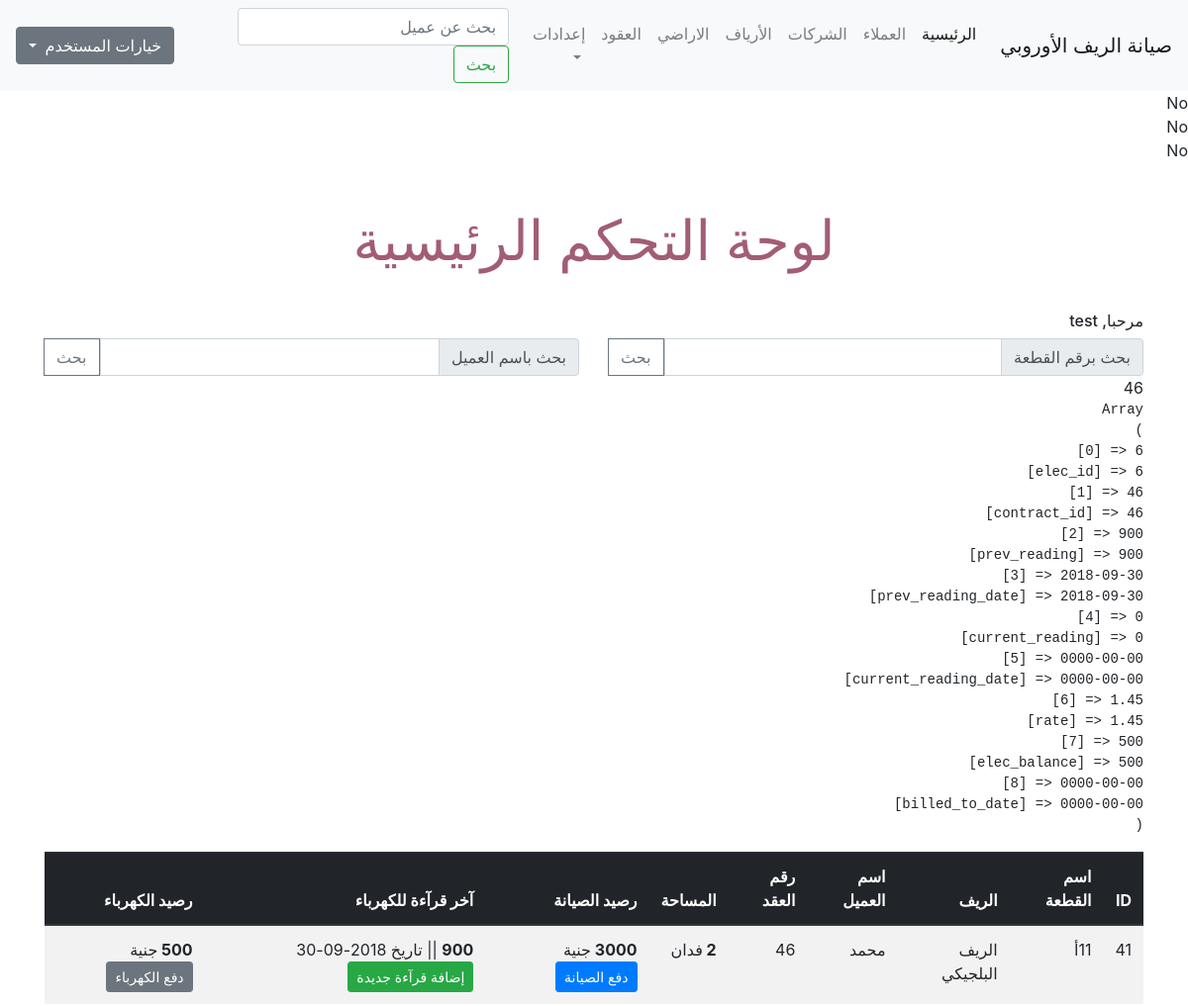
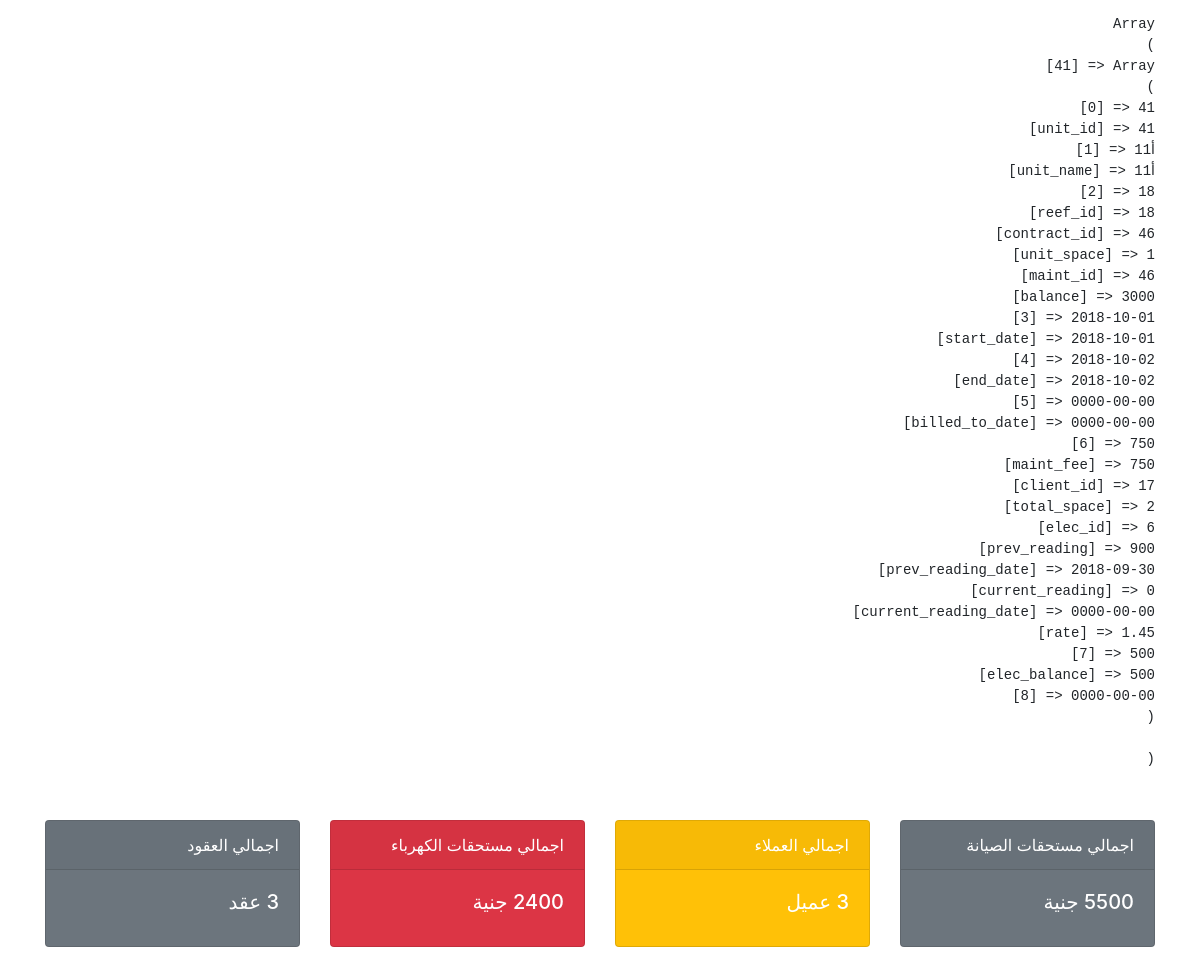
The app's page /dashboard.php?unit=11أ (signed in) with its own data (2 pictures, top to bottom).
### tables this page shows
CREATE TABLE `maint` (
  `maint_id` int(11) NOT NULL,
  `contract_id` int(11) NOT NULL,
  `balance` int(255) NOT NULL,
  `start_date` date NOT NULL,
  `end_date` date NOT NULL,
  `billed_to_date` date NOT NULL,
  `maint_fee` int(11) NOT NULL DEFAULT '750'
);

CREATE TABLE `units` (
  `unit_id` int(11) NOT NULL,
  `unit_name` varchar(50) NOT NULL,
  `reef_id` int(11) NOT NULL
);

CREATE TABLE `contract_units` (
  `contract_id` int(11) NOT NULL,
  `unit_id` int(11) NOT NULL,
  `unit_space` double NOT NULL
);

CREATE TABLE `reefs` (
  `reef_id` int(11) NOT NULL,
  `company_id` int(11) NOT NULL,
  `reef_name` varchar(100) NOT NULL
);

CREATE TABLE `clients` (
  `client_id` int(11) NOT NULL,
  `client_name` varchar(200) NOT NULL,
  `phone` varchar(20) NOT NULL,
  `email` varchar(200) NOT NULL,
  `address` varchar(255) NOT NULL
);

### dashboard.php (the view, shortened to what this page needs)
<?php
    if(isset($_SESSION['username'])) {
        include 'init.php';
        include $tbl . 'header.php';
        ?>
        <div class="container">
            <h1 class="page-title text-center"> لوحة التحكم الرئيسية </h1>
            <h6> مرحبا,  <?php echo $_SESSION['username']; ?></h6>
            <div class="row">
                <div class="col-6">
                    <form class="" action="<?php $_SERVER['PHP_SELF'] ?>" method="GET">
                        <div class="input-group">
                            <div class="input-group-prepend">
                                <span class="input-group-text">بحث برقم القطعة</span>
                            </div>
                            <input type="text" aria-label="رقم القطعة" name="unit" class="form-control">
                            <div class="input-group-prepend">
                                <input type="submit" class="btn btn-outline-secondary" value="بحث"/>
                            </div>
                        </div>
                    </form>
                </div>
                <div class="col-6">
                    <form class="" action="<?php $_SERVER['PHP_SELF'] ?>" method="GET">
                        <div class="input-group">
                                <div class="input-group-prepend">
                                    <span class="input-group-text">بحث  باسم العميل</span>
                                </div>
                                <input type="text" aria-label="رقم القطعة" name="client" class="form-control">
                                <div class="input-group-prepend">
                                    <input type="submit" class="btn btn-outline-secondary" value="بحث"/>
                                </div>
                        </div>
                    </form>
                </div>
            </div>
        <?php
        if (isset($_GET['unit'])) {
            $unit = $_GET['unit'];
            $stmt = $db->prepare('SELECT * FROM units WHERE unit_name like ? OR unit_id like ?');
            $stmt->execute(array('%' . $unit . '%' , '%' . $unit . '%' ));
            $data = $stmt->fetchAll();
            $conUnits = array();
            foreach ($data as $u) {
                $stmt = $db->prepare('SELECT * FROM contract_units WHERE unit_id = ?');
                $stmt->execute(array($u['unit_id']));
                $count = $stmt->rowCount();
                if ($count > 0) {
                    $filteredData = $stmt->fetch();
                    $stmt = $db->prepare('SELECT * FROM maint WHERE contract_id = ?');
                    $stmt->execute(array($filteredData['contract_id']));
                    $row = $stmt->fetch();
                    $stmtClient = $db->prepare('SELECT contract_id,client_id,total_space FROM contracts WHERE contract_id = ?');
                    $stmtClient->execute(array($filteredData['contract_id']));
                    $client_fetched = $stmtClient->fetch();
                    $stmtEl = $db->prepare('SELECT * FROM elec WHERE contract_id = ?');
                    $stmtEl->execute(array($client_fetched['contract_id']));
                    $elecT = $stmtEl->fetch();
                    echo $filteredData['contract_id'];
                    echo '<pre>';
                    print_r($elecT);
                    echo '</pre>';
                    $conUnits += array($u['unit_id'] => $u + $filteredData + $row + $client_fetched + $elecT );
                }
            }
            ?>
            <table class="table table-striped table-hover ">
            <thead class="thead-dark">
                <tr>
                    <th>
                        ID
                    </th>
                    <th>
                        اسم القطعة
                    </th>
                    <th>
                        الريف
                    </th>
                    <th>
                    اسم العميل
                    </th>
                    <th>
                        رقم العقد
                    </th>
                    <th>
                    المساحة
                    </th>
                    <th>
                        رصيد الصيانة
                    </th>
                    <th>
                        آخر قرآءة للكهرباء
                    </th>
                    <th>
                        رصيد الكهرباء
                    </th>
                </tr>
            </thead>
            <tbody>
                <?php
                    foreach($conUnits as $unit) {
                             $s1 = $db->prepare('SELECT reef_name FROM reefs WHERE reef_id = ?');
                             $s1->execute(array($unit['reef_id']));
                             $f1 = $s1->fetch();
                             $s2 = $db->prepare('SELECT client_name FROM clients WHERE client_id = ?');
                             $s2->execute(array($unit['client_id']));
                             $f2 = $s2->fetch();
                        echo '<tr><td>'  . $unit['unit_id'] .
                             '</td><td>' . $unit['unit_name'] .
                             '</td><td>' . $f1['reef_name'] .
                             '</td><td>' .$f2['client_name']  .
                             '</td><td>' . $unit['contract_id'] .
                             '</td><td><b> ' . $unit['total_space'] . ' </b>فدان' .
                             '</td><td><b> ' . $unit['balance']  . ' </b>جنية' . " <a class='btn btn-primary btn-sm' href='payment.php?action=payMaint&conid=" . $unit['contract_id'] . "'>  دفع الصيانة</a></td><td><b>"
                             . $unit['prev_reading'] . '</b> || تاريخ ' . $unit['prev_reading_date'] . "<a class='btn btn-success btn-sm' href='payment.php?action=addCurrentElec&conid=" . $unit['contract_id'] . "'>   إضافة قرآءة جديدة</a>"  . "</td><td><b>"
                             . $unit['elec_balance'] .  ' </b>جنية' . " <a class='btn btn-secondary btn-sm' href='payment.php?action=payElec&conid=" . $unit['contract_id'] . "'>  دفع الكهرباء</a>" . "</td></tr>";
                    }
                ?>
            </tbody>
            </table>
            <?php
            echo '<pre>';
            print_r($conUnits);
            echo '</pre>';
        }
        ?>
        </div>
        <div class="container">
            <div class="main-items">
                    <div class="row">
                        <div class="col-3">
                            <div class="card text-white bg-secondary mb-3" style="max-width: 18rem;">
                                <div class="card-header">اجمالي مستحقات الصيانة</div>
                                <div class="card-body">
                                    <?php
                                        $stmt = $db->prepare('SELECT SUM(balance) FROM maint');
                                        $stmt->execute();
                                        $balanceSum = $stmt->fetch();
                                        echo "<h5 class='card-title'>" . $balanceSum['SUM(balance)'] . " جنية</h5>";
                                    ?>
                                </div>
                            </div>
                        </div>
                        <div class="col-3">
                            <div class="card text-white bg-warning mb-3" style="max-width: 18rem;">
                            <div class="card-header">اجمالي العملاء</div>
                                <div class="card-body">
                                    <?php
                                        $stmt = $db->prepare('SELECT COUNT(client_id) FROM contracts');
                                        $stmt->execute();
                                        $clientsCount = $stmt->fetch();
                                        echo "<h5 class='card-title'>" . $clientsCount['COUNT(client_id)'] . " عميل</h5>";
                                    ?>
                                </div>
                            </div>
                        </div>
                        <div class="col-3">
                            <div class="card text-white bg-danger  mb-3" style="max-width: 18rem;">
                                <div class="card-header">اجمالي مستحقات الكهرباء</div>
                                <div class="card-body">
                                    <?php
                                        $stmt = $db->prepare('SELECT SUM(elec_balance) FROM elec');
                                        $stmt->execute();
                                        $elecSum = $stmt->fetch();
                                        echo "<h5 class='card-title'>" . $elecSum['SUM(elec_balance)'] . " جنية</h5>";
                                    ?>
                                </div>
                            </div>
                        </div>
                        <div class="col-3">
                            <div class="card text-white bg-secondary mb-3" style="max-width: 18rem;">
                                <div class="card-header">اجمالي العقود</div>
                                <div class="card-body">
                                    <?php
                                        $stmt = $db->prepare('SELECT COUNT(contract_id) FROM contracts');
                                        $stmt->execute();
                                        $contractsCount = $stmt->fetch();
                                        echo "<h5 class='card-title'>" . $contractsCount['COUNT(contract_id)'] . " عقد</h5>";
                                    ?>
                                </div>
                            </div>
                        </div>
                    </div>
                </div>
        </div>
    <?php
    include $tbl . 'footer.php';
    } else {
        header('Location: index.php');
    }

### init.php (shortened to what this page needs)
<?php
include 'db.php';
$tbl = "includes/";
include $tbl . 'header.php';
if (!isset($noNavbar)) {
    include $tbl . 'nav.php';
}
$stmtC = $db->prepare('SELECT contracts.contract_id , contracts.total_space, maint.balance, maint.start_date, maint.end_date, maint.maint_fee
 FROM contracts
INNER JOIN maint on contracts.contract_id = maint.contract_id');
$stmtC->execute();
$rows = $stmtC->fetchAll();
$curDate = date('Y-m-d');
foreach ($rows as $row) {
    $expDate = $row['start_date'];
    if ($expDate < $curDate) {
        $d = (int)abs((strtotime($curDate) - strtotime($expDate))/(60*60*24));;
        $m = $d * $row['total_space'] * $row['maint_fee'];
        $blnc = $row['balance'];
        $start_date_ = $curDate;
        $end_date_ = date("Y-m-d", strtotime(date("Y-m-d", strtotime($start_date_)). "next day"));
        $updateBalance = $db->prepare('UPDATE maint SET balance = :zblnce, start_date = :sdt, end_date = :edt WHERE contract_id = :zid');
        $updateBalance->execute(array(
            ':zblnce' => $m + $blnc,
            ':zid'  => $row['contract_id'],
            ':sdt'  => $start_date_,
            ':edt'  => $end_date_
        ));
    } else {
        echo 'No' . '<br>';
    }
}

### layout/css/main.css (style rules this page uses)
.page-title { font-size: 56px; color: #a25d74; padding: 30px 0; }
.main-items { margin-top: 50px; }

### records on screen
maint: start_date "No"
maint: start_date "No", unit_id "41", unit_name "11أ", reefs.reef_name "الريف البلجيكي", clients.client_name "محمد", contract "46", prev_reading "900", prev_reading_date "2018-09-30", elec_balance "500"
maint: start_date "No"
units: contract_units.contract_id "46", value "Array ( [0] => 6 [elec_id] => 6 [1] => 46 [contract_id] => 46 [2] => 900 [prev_reading] => 900 [3] => 2018-09-30 [prev_reading_date] => 2018-09-30 [4] => 0 [current_reading] => 0 [5] => 0000-00-00 [current_reading_date] => 0000-00-00 [6] => 1.45 [rate] => 1.45 [7] => 500 [elec_balance] => 500 [8] => 0000-00-00 [billed_to_date] => 0000-00-00 )"

### other values on screen
$_SESSION['username'] "test"
